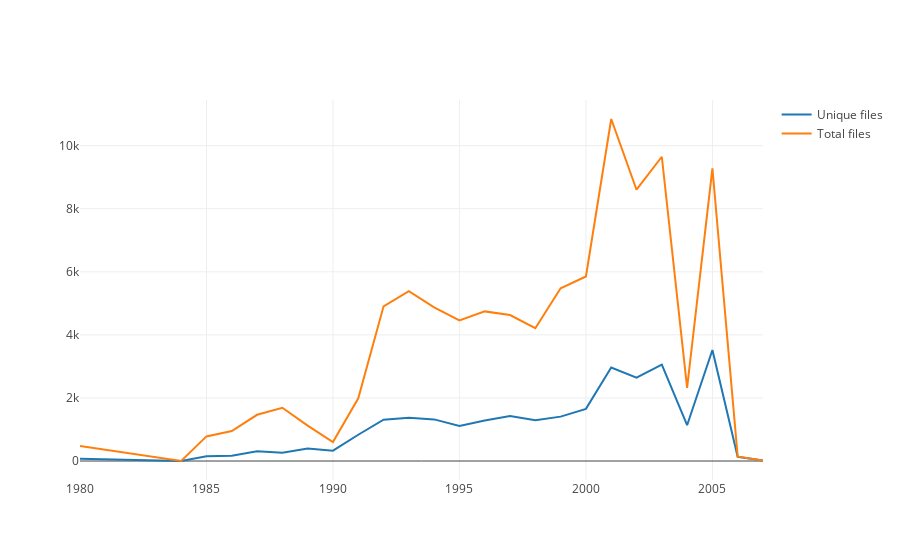

Source (notebook cell):
### Code cell
years = files['LAST_MODIFIED'].dt.strftime('%Y').value_counts().sort_index()[:25]
uyears = unique_files['LAST_MODIFIED'].dt.strftime('%Y').value_counts().sort_index()[:25]
uyears = uyears.reset_index()
years = years.reset_index()
data = [
    go.Scatter(x=uyears['index'], y=uyears['LAST_MODIFIED'], name='Unique files'),
    go.Scatter( x=years['index'], y=years['LAST_MODIFIED'], name='Total files')]

iplot(data, filename='pandas-time-series')

### Figure 1 — Plotly figure (JSON) as saved in the notebook; plotly's stock layout.template omitted (floating-point values rounded to 4 significant figures)
{"data": [{"name": "Unique files", "type": "scatter", "uid": "759ddb91-bec3-49c2-9ca9-5b8649f19d12", "x": ["1980", "1984", "1985", "1986", "1987", "1988", "1989", "1990", "1991", "1992", "1993", "1994", "1995", "1996", "1997", "1998", "1999", "2000", "2001", "2002", "2003", "2004", "2005", "2006", "2007"], "y": [76, 1, 151, 168, 313, 266, 397, 327, 834, 1310, 1372, 1320, 1108, 1287, 1431, 1292, 1408, 1653, 2963, 2645, 3059, 1135, 3520, 135, 19]}, {"name": "Total files", "type": "scatter", "uid": "e7805974-10ac-46b7-8b7f-d21c499f8c89", "x": ["1980", "1984", "1985", "1986", "1987", "1988", "1989", "1990", "1991", "1992", "1993", "1994", "1995", "1996", "1997", "1998", "1999", "2000", "2001", "2002", "2003", "2004", "2005", "2006", "2007"], "y": [478, 1, 781, 949, 1466, 1690, 1125, 600, 1990, 4905, 5389, 4871, 4460, 4744, 4627, 4211, 5478, 5850, 10844, 8602, 9647, 2321, 9280, 137, 19]}], "layout": {}}
